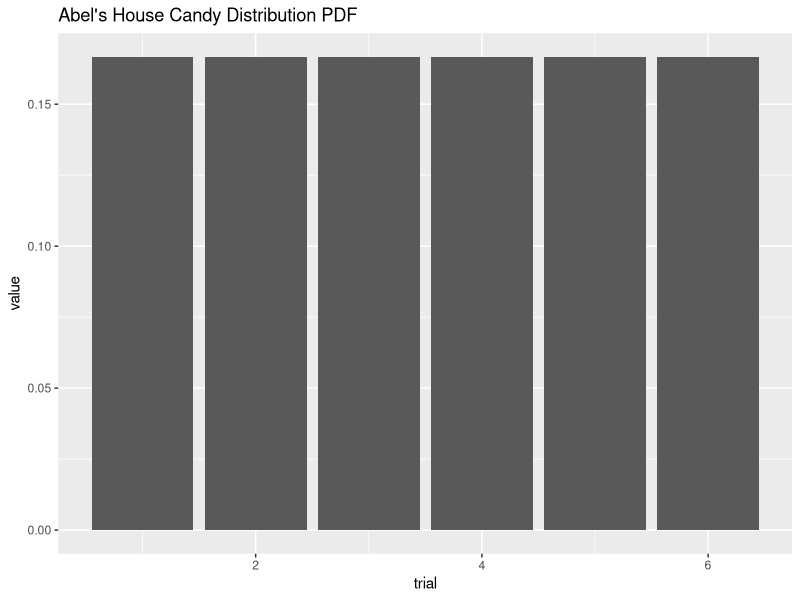

This figure's R source: (Note: this script raises an error after producing the figure.)
## ---- chunk 1

knitr::opts_chunk$set(echo = TRUE)
library(tidyverse)

#<Load and assign your .csv data sets here>

## ---- chunk 2

Fib1 <- 1
Fib2 <- 1
Fibonacci <- Fib2
while (Fib2 < 300) {
  Fibonacci <- c(Fibonacci, Fib2)
  oldFib2 <- 
  Fib2 <- Fib1 + Fib2
  Fib1 <- Fib2
}

Fibonacci

rm(Fib1, Fib2, Fibonacci, oldFib2)

## ---- chunk 3

#<Write code here>

Fib1 <- 1
Fib2 <- 1
Fibonacci <- Fib2
while (Fib2 < 300) {
  Fibonacci <- c(Fibonacci, Fib2)
 Fib2 <- Fib1 + Fib2
 Fib1 <- tail(Fibonacci, n=1)
}

Fibonacci

rm(Fib1, Fib2, Fibonacci, oldFib2)

## ---- chunk 4

#<Write code here>


Fibonacci <- c(0,1)
while (Fibonacci[length(Fibonacci)] + 
       Fibonacci[length(Fibonacci) -1] < 300) {
 
   Fibonacci <- c(Fibonacci, 
    (Fibonacci[length(Fibonacci)] + Fibonacci[length(Fibonacci)-1]))
 
  }

Fibonacci



## ---- chunk 5

#<Write code here>


Fibonacci <- c(0,1)
while (Fibonacci[length(Fibonacci)] + 
       Fibonacci[length(Fibonacci) -1] < 1000000) {
 
   Fibonacci <- c(Fibonacci, 
    (Fibonacci[length(Fibonacci)] + Fibonacci[length(Fibonacci)-1]))
 
  }


## ---- chunk 6

#<Write code here>
x_abel <- 1:6
x_bernoulli <- 0:6
x_cauchy <- 0:4

f_abel <- rep(1/length(x_abel), length(x_abel))

f_bernoulli <- dbinom(x_bernoulli, p = .5, size = 6)

f_cauchy <- dbinom(x_cauchy,p =.75, size = 4 )
## ---- chunk 7

#<Write code here>

plot_abel <- as_tibble_col(f_abel) %>% 
mutate(trial = 1:6) %>% 
  ggplot()+
  geom_col(aes(x= trial, y= value), position = "identity")+
labs(title = "Abel's House Candy Distribution PDF")

plot_abel



plot_bernoulli <- as_tibble_col(f_bernoulli) %>% 
  mutate(trial = 1:6) %>% 
  ggplot()+
 geom_col(aes(x= trial, y= value), position = "identity")+
labs(title = "Bernoulli's House Candy Distribution PDF")

plot_bernoulli


plot_cauchy <- as_tibble_col(f_cauchy) %>% 
     mutate(trial = 1:5) %>% 
  ggplot()+
 geom_col(aes(x= trial, y= value), position = "identity")+
labs(title = "Cauchy's House Candy Distribution PDF")

plot_cauchy


## ---- chunk 8

#<Write code here>


x_abel_mean <- sum(x_abel*f_abel)

x_abel_var <- sum((x_abel-x_abel_mean)^2 * f_abel)

x_bernoulli_mean <- sum(x_bernoulli*f_bernoulli)

x_bernoulli_var <- sum((x_bernoulli - x_bernoulli_mean)^2 * f_bernoulli)

x_cauchy_mean <- sum(x_cauchy*f_cauchy)

x_cauchy_var <- sum((x_cauchy - x_cauchy_mean)^2 * f_cauchy)

c(x_abel_mean, x_bernoulli_mean, x_cauchy_mean)
c(x_abel_var, x_bernoulli_var, x_cauchy_var)
## ---- chunk 9

#<Write code here>

abel_sim <- sample(1:6, 10000, TRUE)
bernoulli_sim <- rbinom(10000,size = 6, p = .5 )
cauchy_sim <- rbinom(10000, size = 4, p=.75)

trial_sum <- abel_sim+bernoulli_sim+cauchy_sim
mean(trial_sum)
var(trial_sum)

## ---- chunk 10

#<Write code here>

plot_sim <- as_tibble_col(trial_sum) %>% 
     mutate(trial = 1:10000) %>% 
  ggplot()+
 geom_bar(aes(x= value), position = "identity")+
labs(title = " Candy Distribution PDF")
plot_sim

sum(trial_sum < 5)/length(trial_sum) * 100

sum(trial_sum > 12)/length(trial_sum) * 100

## ---- chunk 11

earthquakes <- read_csv(here::here("Q1", "week_5", "earthquakes_20151029.csv"))

# Convert the date column to a "date" object in R
DateTime <- as.POSIXlt(earthquakes$time, format = "%Y-%m-%dT%H:%M:%S")

# Convert the dates to minutes from the smallest time
Minute <- as.numeric(DateTime - min(DateTime)) / 60

W <- diff(sort(Minute))

## ---- chunk 12

#<Write code here>

mean(W)
sd(W)

## ---- chunk 13

#<Write code here>
plot_earthquakes <- as_tibble_col(W) %>% 
   #  mutate(trial = 1:10000) %>% 
  ggplot()+
geom_histogram(aes(x=value))+
  labs(title = "Histogram of waitime between earthquakes",
       x = "Time (Minutes)")

plot_earthquakes

## ---- chunk 14

#<Write code here>

plot_earthquakes_data <- as_tibble_col(W) %>% 
    mutate(trial = 1:(nrow(earthquakes)-1)) 
 
plot_earthquakes_curve <- ggplot()+
geom_histogram(data = plot_earthquakes_data, aes(x=value))+
  geom_curve(aes(x=median(plot_earthquakes_data$value), 
                 y =160 ,
                 xend= (max(plot_earthquakes_data$value)+1), 
                 yend = 0))+
  labs(title = "Histogram of waitime between earthquakes",
       x = "Time (Minutes)")

plot_earthquakes_curve

## ---- chunk 15

#<Write code here>

earthquake_hour <- earthquakes %>% 
  mutate( hour = lubridate::hour(time)) %>% 
  group_by(hour) %>% 
  summarise(hour_count = n())

hour_plot <- earthquake_hour %>% 
  ggplot()+
  geom_col(aes(x=hour, y= hour_count))

hour_plot

## ---- chunk 16

#<Write code here>

## ---- chunk 17

#<Write code here>

Gamma2PDF <- function(x, lambda){
  x / lambda^2 * exp(-x / lambda)
}
integrate(Gamma2PDF, 0, Inf, lambda = 1)

## ---- chunk 18

#<Write code here>

set.seed(1)
x<- rgamma(n = 10000, shape = 2, rate = 1)

mean(x)
var(x)

set.seed(1)
y <- rgamma(n = 10000, shape = 2, rate = 2)

mean(y)
var(y)
## ---- chunk 19

#<Write code here>
Y <- rexp(10000, rate = 1 / 2) + rexp(10000, rate = 1 / 2)
hist(Y, col = "grey", bor = "darkgrey", freq = FALSE, ylim = c(0,0.2),
     breaks = 50)
curve(Gamma2PDF(x, lambda = 2), lwd = 2, col = 2, add = TRUE)

## ---- chunk 20

#<Write code here>

